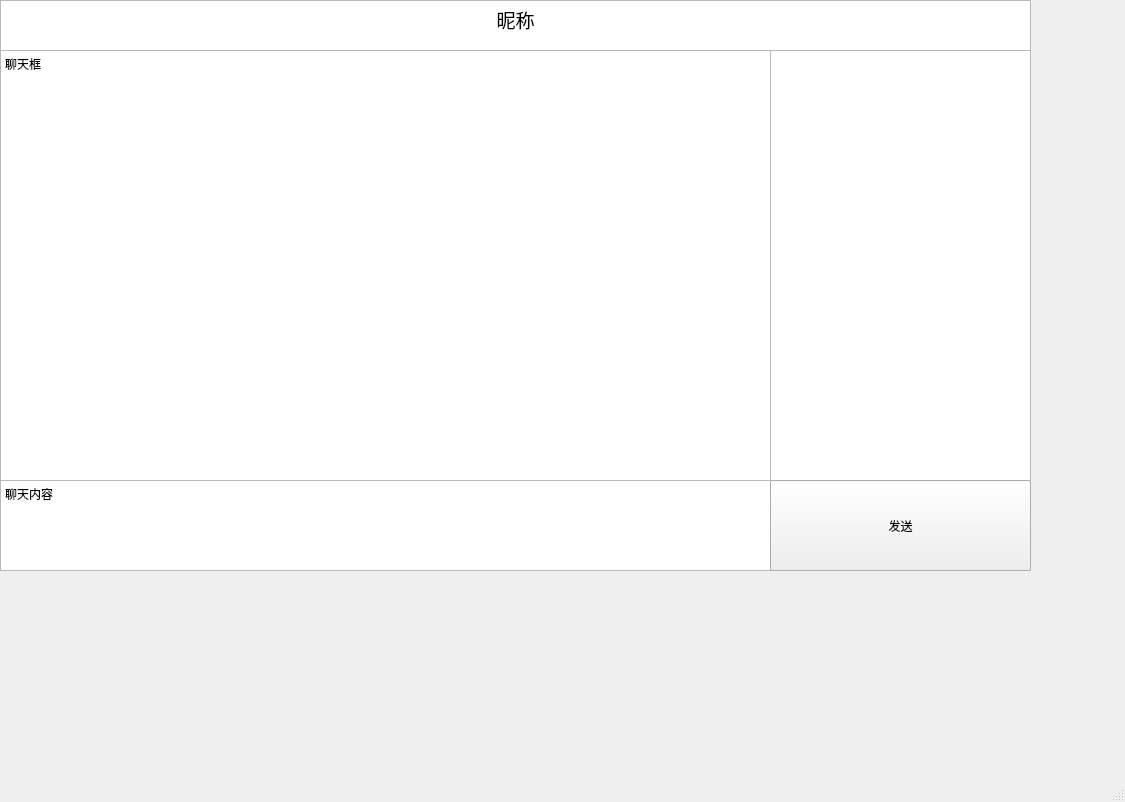
<?xml version="1.0" encoding="UTF-8"?>
<ui version="4.0">
 <class>MainWindow</class>
 <widget class="QMainWindow" name="MainWindow">
  <property name="geometry">
   <rect>
    <x>0</x>
    <y>0</y>
    <width>1125</width>
    <height>802</height>
   </rect>
  </property>
  <property name="windowTitle">
   <string>MainWindow</string>
  </property>
  <widget class="QWidget" name="centralwidget">
   <widget class="QTextEdit" name="textEdit_2">
    <property name="geometry">
     <rect>
      <x>0</x>
      <y>50</y>
      <width>771</width>
      <height>431</height>
     </rect>
    </property>
    <property name="html">
     <string>&lt;!DOCTYPE HTML PUBLIC &quot;-//W3C//DTD HTML 4.0//EN&quot; &quot;http://www.w3.org/TR/REC-html40/strict.dtd&quot;&gt;
&lt;html&gt;&lt;head&gt;&lt;meta name=&quot;qrichtext&quot; content=&quot;1&quot; /&gt;&lt;style type=&quot;text/css&quot;&gt;
p, li { white-space: pre-wrap; }
&lt;/style&gt;&lt;/head&gt;&lt;body style=&quot; font-family:'SimSun'; font-size:9pt; font-weight:400; font-style:normal;&quot;&gt;
&lt;p style=&quot; margin-top:0px; margin-bottom:0px; margin-left:0px; margin-right:0px; -qt-block-indent:0; text-indent:0px;&quot;&gt;聊天框&lt;/p&gt;&lt;/body&gt;&lt;/html&gt;</string>
    </property>
   </widget>
   <widget class="QTextEdit" name="textEdit_3">
    <property name="geometry">
     <rect>
      <x>770</x>
      <y>50</y>
      <width>261</width>
      <height>431</height>
     </rect>
    </property>
    <property name="html">
     <string>&lt;!DOCTYPE HTML PUBLIC &quot;-//W3C//DTD HTML 4.0//EN&quot; &quot;http://www.w3.org/TR/REC-html40/strict.dtd&quot;&gt;
&lt;html&gt;&lt;head&gt;&lt;meta name=&quot;qrichtext&quot; content=&quot;1&quot; /&gt;&lt;style type=&quot;text/css&quot;&gt;
p, li { white-space: pre-wrap; }
&lt;/style&gt;&lt;/head&gt;&lt;body style=&quot; font-family:'SimSun'; font-size:9pt; font-weight:400; font-style:normal;&quot;&gt;
&lt;p style=&quot; margin-top:0px; margin-bottom:0px; margin-left:0px; margin-right:0px; -qt-block-indent:0; text-indent:0px;&quot;&gt;&lt;img src=&quot;:/1/J~%_6J{8PER$F1)Q_E4[}Q6.png&quot; /&gt;&lt;/p&gt;&lt;/body&gt;&lt;/html&gt;</string>
    </property>
   </widget>
   <widget class="QTextEdit" name="textEdit_4">
    <property name="geometry">
     <rect>
      <x>0</x>
      <y>480</y>
      <width>771</width>
      <height>91</height>
     </rect>
    </property>
    <property name="html">
     <string>&lt;!DOCTYPE HTML PUBLIC &quot;-//W3C//DTD HTML 4.0//EN&quot; &quot;http://www.w3.org/TR/REC-html40/strict.dtd&quot;&gt;
&lt;html&gt;&lt;head&gt;&lt;meta name=&quot;qrichtext&quot; content=&quot;1&quot; /&gt;&lt;style type=&quot;text/css&quot;&gt;
p, li { white-space: pre-wrap; }
&lt;/style&gt;&lt;/head&gt;&lt;body style=&quot; font-family:'SimSun'; font-size:9pt; font-weight:400; font-style:normal;&quot;&gt;
&lt;p style=&quot; margin-top:0px; margin-bottom:0px; margin-left:0px; margin-right:0px; -qt-block-indent:0; text-indent:0px;&quot;&gt;聊天内容&lt;/p&gt;&lt;/body&gt;&lt;/html&gt;</string>
    </property>
   </widget>
   <widget class="QTextEdit" name="textEdit_5">
    <property name="geometry">
     <rect>
      <x>770</x>
      <y>480</y>
      <width>261</width>
      <height>91</height>
     </rect>
    </property>
   </widget>
   <widget class="QTextEdit" name="textEdit">
    <property name="geometry">
     <rect>
      <x>0</x>
      <y>0</y>
      <width>1031</width>
      <height>51</height>
     </rect>
    </property>
    <property name="html">
     <string>&lt;!DOCTYPE HTML PUBLIC &quot;-//W3C//DTD HTML 4.0//EN&quot; &quot;http://www.w3.org/TR/REC-html40/strict.dtd&quot;&gt;
&lt;html&gt;&lt;head&gt;&lt;meta name=&quot;qrichtext&quot; content=&quot;1&quot; /&gt;&lt;style type=&quot;text/css&quot;&gt;
p, li { white-space: pre-wrap; }
&lt;/style&gt;&lt;/head&gt;&lt;body style=&quot; font-family:'SimSun'; font-size:9pt; font-weight:400; font-style:normal;&quot;&gt;
&lt;p align=&quot;center&quot; style=&quot; margin-top:0px; margin-bottom:0px; margin-left:0px; margin-right:0px; -qt-block-indent:0; text-indent:0px;&quot;&gt;&lt;span style=&quot; font-size:14pt;&quot;&gt;昵称&lt;/span&gt;&lt;/p&gt;&lt;/body&gt;&lt;/html&gt;</string>
    </property>
   </widget>
   <widget class="QLabel" name="label">
    <property name="geometry">
     <rect>
      <x>110</x>
      <y>610</y>
      <width>81</width>
      <height>18</height>
     </rect>
    </property>
    <property name="text">
     <string/>
    </property>
   </widget>
   <widget class="QPushButton" name="pushButton">
    <property name="geometry">
     <rect>
      <x>770</x>
      <y>480</y>
      <width>261</width>
      <height>91</height>
     </rect>
    </property>
    <property name="text">
     <string>发送</string>
    </property>
   </widget>
  </widget>
  <widget class="QMenuBar" name="menubar">
   <property name="geometry">
    <rect>
     <x>0</x>
     <y>0</y>
     <width>1125</width>
     <height>30</height>
    </rect>
   </property>
  </widget>
  <widget class="QStatusBar" name="statusbar"/>
 </widget>
 <resources>
  <include location="C:/Users/并肩于雪山之巅/Desktop/照片/z.qrc"/>
 </resources>
 <connections/>
</ui>
